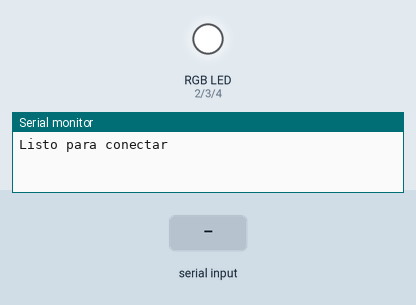
Bench run of a sketch on a simulated Arduino Uno, built with avr-gcc and run on an emulated ATmega328P. Parts: an RGB LED mixed from three pins (HIGH = lit), the last lines printed to the serial monitor. The test bench sets the inputs (shaded band). Dim RGB values are drawn brighter than linear.

Above: at 1.2 s.
1.3 s: "1,1\n" received over the second serial link
At 2.9 s:
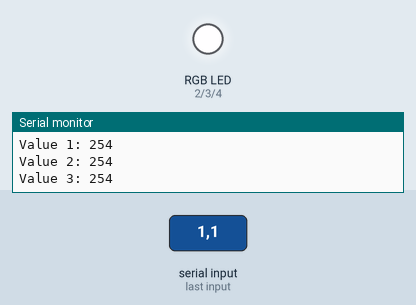
3.8 s: "1,150\n" received over the second serial link
At 6.0 s:
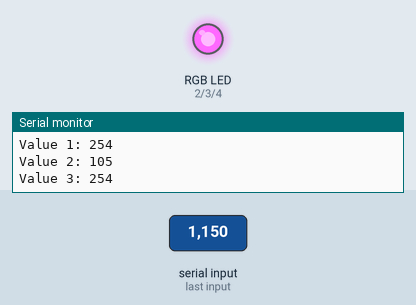
6.3 s: "90,45,200\n" received over the second serial link
At 7.8 s:
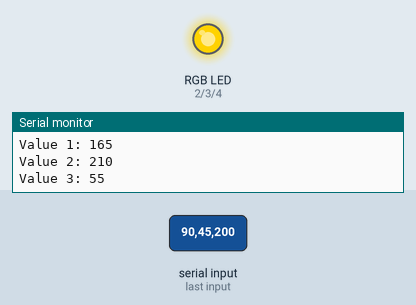
8.8 s: "90\n" received over the second serial link
At 11.0 s:
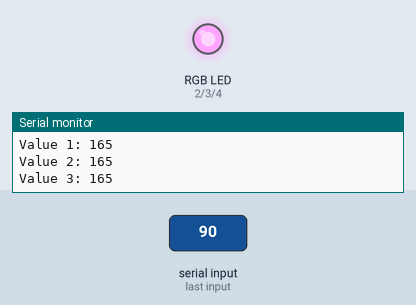
11.3 s: "200\n" received over the second serial link
At 12.8 s:
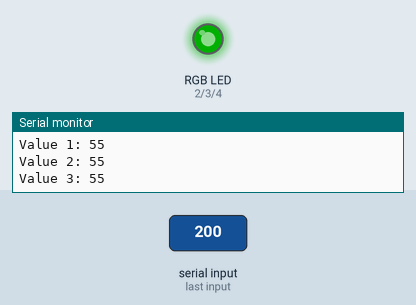
13.8 s: "1" received over the second serial link
At 15.9 s:
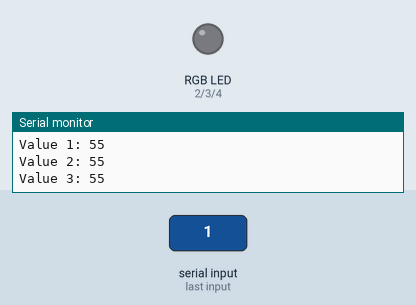
Timing chart, 0 to 17.3 s (numbered marks = the images above; inputs shaded):
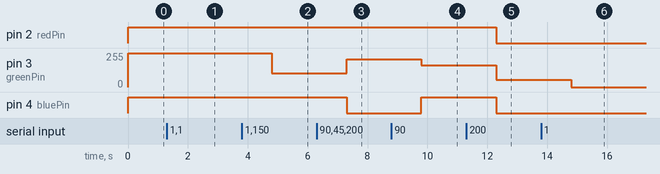

Measured:
- after the input at 1.3 s, pin 3 (greenPin): 255/255 → 254/255 after 1.0 s
- after the input at 3.8 s, pin 3 (greenPin): 254/255 → 105/255 after 1.0 s
- after the input at 6.3 s, pin 3 (greenPin): 105/255 → 210/255 after 1.0 s; pin 4 (bluePin): HIGH → LOW after 1.0 s
- after the input at 8.8 s, pin 3 (greenPin): 210/255 → 165/255 after 1.0 s; pin 4 (bluePin): LOW → HIGH after 1.0 s
- after the input at 11.3 s, pin 2 (redPin), pin 4 (bluePin): HIGH → LOW after 1.0 s; pin 3 (greenPin): 165/255 → 55/255 after 1.0 s
- after the input at 13.8 s, pin 3 (greenPin): 55/255 → 0/255 after 1.0 s

The sketch:

connect_bluetooth.ino
```cpp
#include <SoftwareSerial.h>	// libreria que permite establecer pines digitales
				// para comunicacion serie

//MODULO BLUETOOTH
const int rxPin = 10;
const int txPin = 11;

//RGB PIN
const int redPin = 2;
const int greenPin = 3;
const int bluePin = 4;

SoftwareSerial miBT(rxPin, txPin); 	// pin 10 como RX, pin 11 como TX

void setup(){

  //Configuracion de modulo bluetooth
  Serial.begin(9600);		// comunicacion de monitor serial a 9600 bps
  miBT.begin(9600);

  Serial.println("Listo para conectar");		// comunicacion serie entre Arduino y el modulo a 38400 bps

  //Configuracion de led RGB
  pinMode(redPin, OUTPUT);
  pinMode(greenPin, OUTPUT);
  pinMode(bluePin, OUTPUT);

  apagarLed();
}

void encenderLed() {
  analogWrite(redPin, 0);
  analogWrite(greenPin, 0);
  analogWrite(bluePin, 0);
}

void cambiarColorLed(int value1, int value2, int value3) {
  analogWrite(redPin, value1);
  analogWrite(greenPin, value2);
  analogWrite(bluePin, value3);
}

void apagarLed() {
  analogWrite(redPin, 255);
  analogWrite(greenPin, 255);
  analogWrite(bluePin, 255);
}

void loop(){
  if (miBT.available()) {

    String data = miBT.readString();

    if (data == "1") {
      encenderLed();
    }
    else if (data == "0") {
      apagarLed();
    }

    else {
      int firstCommaIndex = data.indexOf(',');
      int secondCommaIndex = data.indexOf(',', firstCommaIndex + 1);

      // Extract the substrings and convert them to integers
      int value1 = data.substring(0, firstCommaIndex).toInt();
      int value2 = data.substring(firstCommaIndex + 1, secondCommaIndex).toInt();
      int value3 = data.substring(secondCommaIndex + 1).toInt();

      //int intensity = constrain(intensity,0 ,255);

      value1 = map(value1, 0, 255, 255, 0);
      value2 = map(value2, 0, 255, 255, 0);
      value3 = map(value3, 0, 255, 255, 0);

      // Print the values to the serial monitor for verification
      Serial.print("Value 1: ");
      Serial.println(value1);
      Serial.print("Value 2: ");
      Serial.println(value2);
      Serial.print("Value 3: ");
      Serial.println(value3);


      cambiarColorLed(value1, value2, value3);
    }

  }

  if (Serial.available()) { // si hay informacion disponible desde el monitor serial
      Serial.write("seriallll");
      miBT.write(Serial.read()); 	// lee monitor serial y envia a Bluetooth
  }


}
```
